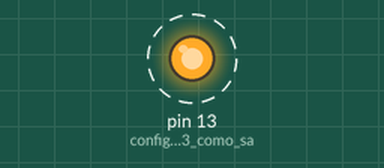
Recording of a program running on a simulated Arduino Uno, built with avr-gcc and run on an emulated ATmega328P. Shown: output pins drawn as LEDs (lit = HIGH). Dashed ring = blinking. What the program prints to the serial monitor is not drawn.

Above: at 0.2 s.
Timing chart, 0 to 3.0 s (numbered marks = the images above):
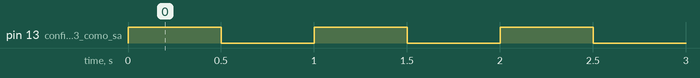

Measured:
- by itself, pin 13 (configura_pino_13_como_sa): alternates HIGH for 0.50 s and LOW for 0.50 s

The program:

main.cpp
```cpp
/*
 Exemplo para Hello World com Arduino
 por Fábio Souza
 Para o curso: Introdução a programação Arduino com VSCODE e PlatformIO,
 publicado na Udemy: https://www.udemy.com/user/fabiosouza/
*/
#include <Arduino.h>

void setup() {
  pinMode(13,OUTPUT);   //configura pino 13 como saída
  Serial.begin(115200); //Configura comunicação serial para bauda rate de 115200 bps
}

void loop() {
  digitalWrite(13,HIGH);  //coloca pino em nível alto
  delay(500);             //espera 0,5 s
  digitalWrite(13,LOW);   //coloca pino em nível baixo
  delay(500);             //espera 0,5 s
  Serial.println("Hello");//imprime "Hello" e pula uma linha
}
```
